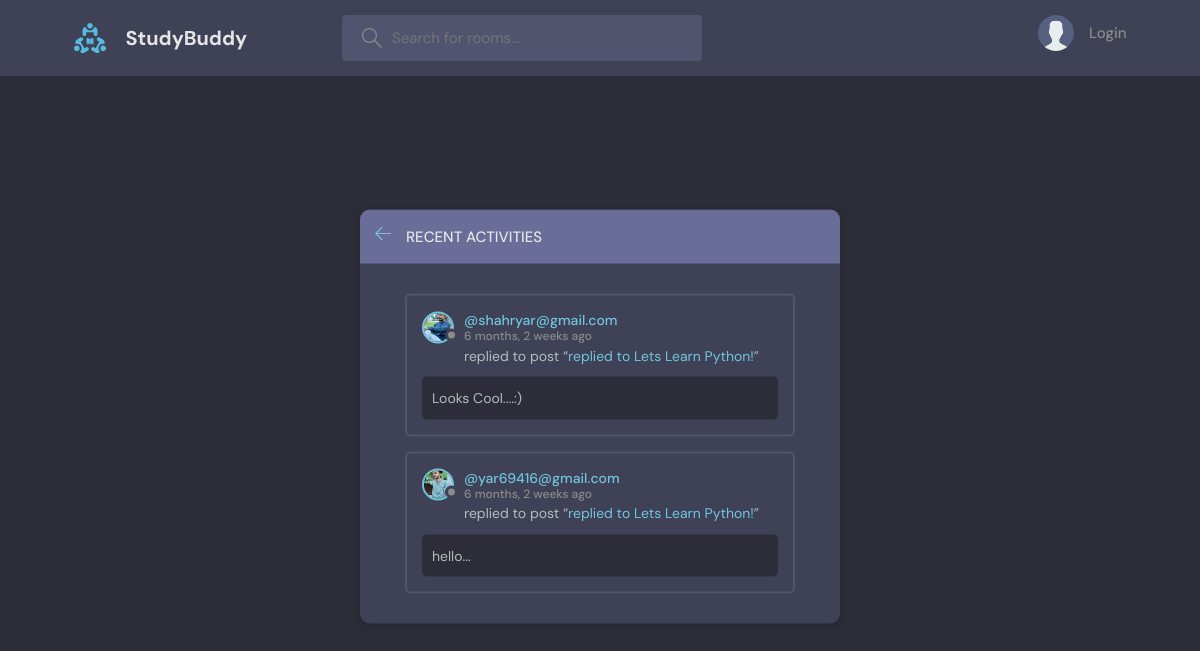
The page /activities/ on the database as committed earlier.
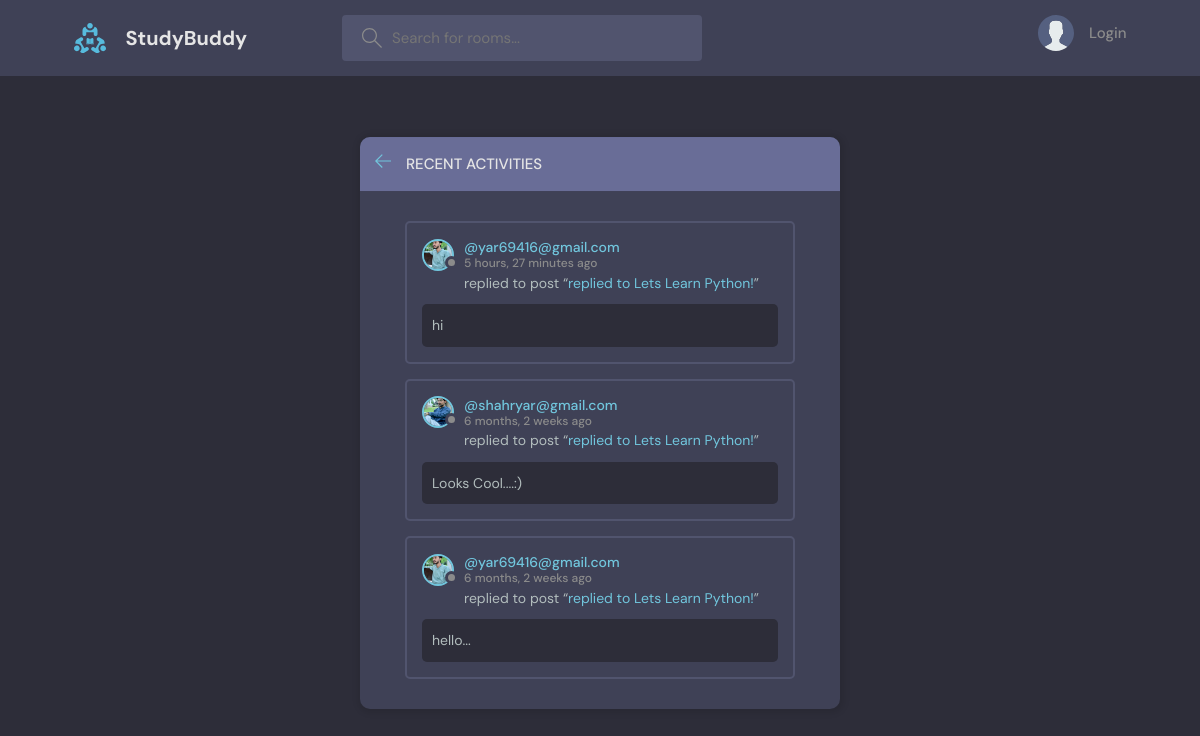
The same page on the database as committed later.
### base/models.py (models this page shows)
class Message(models.Model):
    user = models.ForeignKey(User, on_delete=models.CASCADE)
    room = models.ForeignKey(Room, on_delete=models.CASCADE)
    body = models.TextField()
    updated = models.DateTimeField(auto_now=True)
    created = models.DateTimeField(auto_now_add=True)
    class Meta:
        ordering = ['-updated', '-created']
    def __str__(self):
        return self.body[:50]

class User(AbstractUser):
    name = models.CharField(max_length=100, null=True)
    email = models.EmailField(unique=True, null=True)
    bio = models.TextField(null=True)
    avatar = models.ImageField(null=True, default='avatar.svg')
    USERNAME_FIELD = 'email'
    REQUIRED_FIELDS = []

class Room(models.Model):
    host = models.ForeignKey(User, on_delete=models.SET_NULL, null=True)
    topic = models.ForeignKey(Topic, on_delete=models.SET_NULL, null=True)
    name = models.CharField(max_length=100)
    description = models.TextField(null=True, blank=True)
    participants = models.ManyToManyField(User, related_name='participants', blank=True)
    updated = models.DateTimeField(auto_now=True)
    created = models.DateTimeField(auto_now_add=True)
    class Meta:
        ordering = ['-updated', '-created']
    def __str__(self):
        return self.name

### base/views.py (the view)
# urls.py: path('activities/', views.activity_page, name='activity_page')
def activity_page(request):
    room_messges = Message.objects.all()
    context = {'room_messages':room_messges}
    return render(request, 'base/activity.html', context=context)

### base/templates/base/activity.html (shortened to what this page needs)
{% extends 'main.html' %}
{% block content %}
    <main class="layout">
      <div class="container">
        <div class="layout__box">
          <div class="layout__boxHeader">
            <div class="layout__boxTitle">
              <a href="{% url 'home' %}">
                <svg version="1.1" xmlns="http://www.w3.org/2000/svg" width="32" height="32" viewBox="0 0 32 32">
                  <title>arrow-left</title>
                  <path
                    d="M13.723 2.286l-13.723 13.714 13.719 13.714 1.616-1.611-10.96-10.96h27.625v-2.286h-27.625l10.965-10.965-1.616-1.607z"
                  ></path>
                </svg>
              </a>
              <h3>Recent Activities</h3>
            </div>
          </div>
          <div class="activities-page layout__body">
            {% for message in room_messages %}
    <div class="activities__box">
      <div class="activities__boxHeader roomListRoom__header">
        <a href="{% url 'user_profile' message.user.id %}" class="roomListRoom__author">
          <div class="avatar avatar--small">
            <img src="{{ message.user.avatar.url }}" />
          </div>
          <p>
            @{{ message.user }}
            <span>{{ message.created | timesince }} ago</span>
          </p>
        </a>
      </div>
      <div class="activities__boxContent">
        <p>replied to post “<a href="{% url 'room' message.room.id %}">replied to {{ message.room }}</a>”</p>
        <div class="activities__boxRoomContent">
            {{ message }}
        </div>
      </div>
    </div>
    {% endfor %}
          </div>
        </div>
      </div>
    </main>
{% endblock content %}

Rows that differ between the two databases and show on the page:
added Message: user.avatar (picture), user "yar69416@gmail.com", created "5 hours, 27 minutes", room "Lets Learn Python!", body "hi"
